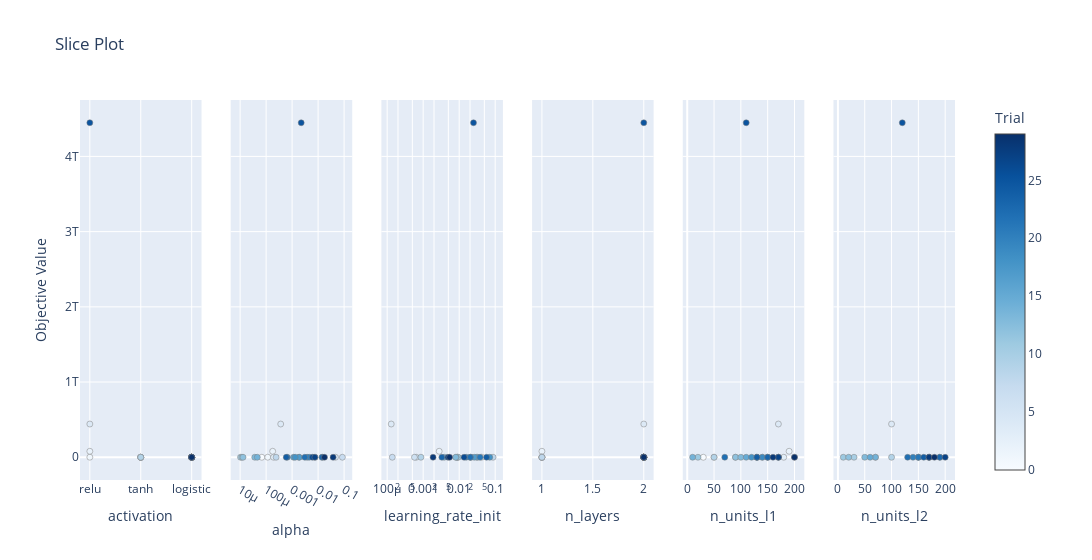

This figure's notebook cell:
### Code cell
optuna.visualization.plot_slice(study_mlp)

### Figure 1 — Plotly figure (JSON) as saved in the notebook; plotly's stock layout.template omitted (floating-point values rounded to 4 significant figures)
{"data": [{"marker": {"color": [0, 1, 2, 3, 4, 5, 6, 7, 8, 9, 10, 11, 12, 13, 14, 15, 16, 17, 18, 19, 20, 21, 22, 23, 24, 25, 26, 27, 28, 29], "colorbar": {"title": {"text": "Trial"}, "x": 1, "xpad": 40}, "colorscale": [[0, "rgb(247,251,255)"], [0.125, "rgb(222,235,247)"], [0.25, "rgb(198,219,239)"], [0.375, "rgb(158,202,225)"], [0.5, "rgb(107,174,214)"], [0.625, "rgb(66,146,198)"], [0.75, "rgb(33,113,181)"], [0.875, "rgb(8,81,156)"], [1, "rgb(8,48,107)"]], "line": {"color": "Grey", "width": 0.5}, "showscale": true}, "mode": "markers", "name": "Feasible Trial", "showlegend": false, "type": "scatter", "x": ["logistic", "relu", "relu", "tanh", "relu", "tanh", "tanh", "tanh", "tanh", "tanh", "logistic", "logistic", "logistic", "logistic", "logistic", "logistic", "logistic", "logistic", "logistic", "logistic", "logistic", "logistic", "logistic", "logistic", "logistic", "relu", "logistic", "logistic", "logistic", "logistic"], "xaxis": "x", "y": [91130.0, 639000000.0, 79490000000.0, 614100.0, 441700000000.0, 595200.0, 591700.0, 589800.0, 591700.0, 395900.0, 178200.0, 380100.0, 280100.0, 91570.0, 172100.0, 16060.0, 14790.0, 13340.0, 17480.0, 14700.0, 15330.0, 17200.0, 16870.0, 57070.0, 18420.0, 4448000000000.0, 13230.0, 27960.0, 138600.0, 24140.0], "yaxis": "y"}, {"marker": {"color": [0, 1, 2, 3, 4, 5, 6, 7, 8, 9, 10, 11, 12, 13, 14, 15, 16, 17, 18, 19, 20, 21, 22, 23, 24, 25, 26, 27, 28, 29], "colorbar": {"title": {"text": "Trial"}, "x": 1, "xpad": 40}, "colorscale": [[0, "rgb(247,251,255)"], [0.125, "rgb(222,235,247)"], [0.25, "rgb(198,219,239)"], [0.375, "rgb(158,202,225)"], [0.5, "rgb(107,174,214)"], [0.625, "rgb(66,146,198)"], [0.75, "rgb(33,113,181)"], [0.875, "rgb(8,81,156)"], [1, "rgb(8,48,107)"]], "line": {"color": "Grey", "width": 0.5}, "showscale": false}, "mode": "markers", "name": "Feasible Trial", "showlegend": false, "type": "scatter", "x": [6.842e-05, 0.0001155, 0.0001788, 0.0001927, 0.0003643, 0.04678, 0.007696, 0.08606, 0.0002422, 0.01439, 1.035e-05, 1.168e-05, 1.291e-05, 3.657e-05, 4.567e-05, 0.001844, 0.001136, 0.001876, 0.001313, 0.003773, 0.004536, 0.0006536, 0.003079, 0.01423, 0.0005949, 0.002236, 0.006034, 0.00751, 0.03771, 0.01764], "xaxis": "x2", "y": [91130.0, 639000000.0, 79490000000.0, 614100.0, 441700000000.0, 595200.0, 591700.0, 589800.0, 591700.0, 395900.0, 178200.0, 380100.0, 280100.0, 91570.0, 172100.0, 16060.0, 14790.0, 13340.0, 17480.0, 14700.0, 15330.0, 17200.0, 16870.0, 57070.0, 18420.0, 4448000000000.0, 13230.0, 27960.0, 138600.0, 24140.0], "yaxis": "y2"}, {"marker": {"color": [0, 1, 2, 3, 4, 5, 6, 7, 8, 9, 10, 11, 12, 13, 14, 15, 16, 17, 18, 19, 20, 21, 22, 23, 24, 25, 26, 27, 28, 29], "colorbar": {"title": {"text": "Trial"}, "x": 1, "xpad": 40}, "colorscale": [[0, "rgb(247,251,255)"], [0.125, "rgb(222,235,247)"], [0.25, "rgb(198,219,239)"], [0.375, "rgb(158,202,225)"], [0.5, "rgb(107,174,214)"], [0.625, "rgb(66,146,198)"], [0.75, "rgb(33,113,181)"], [0.875, "rgb(8,81,156)"], [1, "rgb(8,48,107)"]], "line": {"color": "Grey", "width": 0.5}, "showscale": false}, "mode": "markers", "name": "Feasible Trial", "showlegend": false, "type": "scatter", "x": [0.008851, 0.04227, 0.002784, 0.03267, 0.0001296, 0.0006399, 0.0005727, 0.0001388, 0.08747, 0.0008661, 0.009081, 0.009349, 0.008267, 0.008018, 0.003855, 0.02126, 0.03081, 0.02616, 0.07057, 0.02031, 0.01563, 0.03807, 0.02041, 0.003306, 0.05754, 0.02498, 0.01368, 0.004884, 0.001884, 0.005423], "xaxis": "x3", "y": [91130.0, 639000000.0, 79490000000.0, 614100.0, 441700000000.0, 595200.0, 591700.0, 589800.0, 591700.0, 395900.0, 178200.0, 380100.0, 280100.0, 91570.0, 172100.0, 16060.0, 14790.0, 13340.0, 17480.0, 14700.0, 15330.0, 17200.0, 16870.0, 57070.0, 18420.0, 4448000000000.0, 13230.0, 27960.0, 138600.0, 24140.0], "yaxis": "y3"}, {"marker": {"color": [0, 1, 2, 3, 4, 5, 6, 7, 8, 9, 10, 11, 12, 13, 14, 15, 16, 17, 18, 19, 20, 21, 22, 23, 24, 25, 26, 27, 28, 29], "colorbar": {"title": {"text": "Trial"}, "x": 1, "xpad": 40}, "colorscale": [[0, "rgb(247,251,255)"], [0.125, "rgb(222,235,247)"], [0.25, "rgb(198,219,239)"], [0.375, "rgb(158,202,225)"], [0.5, "rgb(107,174,214)"], [0.625, "rgb(66,146,198)"], [0.75, "rgb(33,113,181)"], [0.875, "rgb(8,81,156)"], [1, "rgb(8,48,107)"]], "line": {"color": "Grey", "width": 0.5}, "showscale": false}, "mode": "markers", "name": "Feasible Trial", "showlegend": false, "type": "scatter", "x": [2, 2, 1, 1, 2, 1, 1, 1, 1, 2, 2, 2, 2, 2, 2, 2, 2, 2, 2, 2, 2, 2, 2, 2, 2, 2, 2, 2, 2, 2], "xaxis": "x4", "y": [91130.0, 639000000.0, 79490000000.0, 614100.0, 441700000000.0, 595200.0, 591700.0, 589800.0, 591700.0, 395900.0, 178200.0, 380100.0, 280100.0, 91570.0, 172100.0, 16060.0, 14790.0, 13340.0, 17480.0, 14700.0, 15330.0, 17200.0, 16870.0, 57070.0, 18420.0, 4448000000000.0, 13230.0, 27960.0, 138600.0, 24140.0], "yaxis": "y4"}, {"marker": {"color": [0, 1, 2, 3, 4, 5, 6, 7, 8, 9, 10, 11, 12, 13, 14, 15, 16, 17, 18, 19, 20, 21, 22, 23, 24, 25, 26, 27, 28, 29], "colorbar": {"title": {"text": "Trial"}, "x": 1, "xpad": 40}, "colorscale": [[0, "rgb(247,251,255)"], [0.125, "rgb(222,235,247)"], [0.25, "rgb(198,219,239)"], [0.375, "rgb(158,202,225)"], [0.5, "rgb(107,174,214)"], [0.625, "rgb(66,146,198)"], [0.75, "rgb(33,113,181)"], [0.875, "rgb(8,81,156)"], [1, "rgb(8,48,107)"]], "line": {"color": "Grey", "width": 0.5}, "showscale": false}, "mode": "markers", "name": "Feasible Trial", "showlegend": false, "type": "scatter", "x": [30, 50, 190, 180, 170, 140, 170, 200, 150, 50, 90, 20, 90, 100, 10, 110, 130, 130, 120, 140, 150, 130, 70, 150, 130, 110, 170, 170, 160, 200], "xaxis": "x5", "y": [91130.0, 639000000.0, 79490000000.0, 614100.0, 441700000000.0, 595200.0, 591700.0, 589800.0, 591700.0, 395900.0, 178200.0, 380100.0, 280100.0, 91570.0, 172100.0, 16060.0, 14790.0, 13340.0, 17480.0, 14700.0, 15330.0, 17200.0, 16870.0, 57070.0, 18420.0, 4448000000000.0, 13230.0, 27960.0, 138600.0, 24140.0], "yaxis": "y5"}, {"marker": {"color": [0, 1, 4, 9, 10, 11, 12, 13, 14, 15, 16, 17, 18, 19, 20, 21, 22, 23, 24, 25, 26, 27, 28, 29], "colorbar": {"title": {"text": "Trial"}, "x": 1, "xpad": 40}, "colorscale": [[0, "rgb(247,251,255)"], [0.125, "rgb(222,235,247)"], [0.25, "rgb(198,219,239)"], [0.375, "rgb(158,202,225)"], [0.5, "rgb(107,174,214)"], [0.625, "rgb(66,146,198)"], [0.75, "rgb(33,113,181)"], [0.875, "rgb(8,81,156)"], [1, "rgb(8,48,107)"]], "line": {"color": "Grey", "width": 0.5}, "showscale": false}, "mode": "markers", "name": "Feasible Trial", "showlegend": false, "type": "scatter", "x": [70, 170, 100, 100, 30, 10, 20, 50, 70, 60, 150, 170, 190, 150, 140, 150, 130, 190, 160, 120, 170, 200, 170, 180], "xaxis": "x6", "y": [91130.0, 639000000.0, 441700000000.0, 395900.0, 178200.0, 380100.0, 280100.0, 91570.0, 172100.0, 16060.0, 14790.0, 13340.0, 17480.0, 14700.0, 15330.0, 17200.0, 16870.0, 57070.0, 18420.0, 4448000000000.0, 13230.0, 27960.0, 138600.0, 24140.0], "yaxis": "y6"}], "layout": {"title": {"text": "Slice Plot"}, "width": 1800, "xaxis": {"anchor": "y", "categoryarray": ["relu", "tanh", "logistic"], "categoryorder": "array", "domain": [0, 0.1389], "title": {"text": "activation"}, "type": "category"}, "xaxis2": {"anchor": "y2", "domain": [0.1722, 0.3111], "title": {"text": "alpha"}, "type": "log"}, "xaxis3": {"anchor": "y3", "domain": [0.3444, 0.4833], "title": {"text": "learning_rate_init"}, "type": "log"}, "xaxis4": {"anchor": "y4", "domain": [0.5167, 0.6556], "title": {"text": "n_layers"}}, "xaxis5": {"anchor": "y5", "domain": [0.6889, 0.8278], "title": {"text": "n_units_l1"}}, "xaxis6": {"anchor": "y6", "domain": [0.8611, 1], "title": {"text": "n_units_l2"}}, "yaxis": {"anchor": "x", "domain": [0, 1], "title": {"text": "Objective Value"}}, "yaxis2": {"anchor": "x2", "domain": [0, 1], "matches": "y", "showticklabels": false}, "yaxis3": {"anchor": "x3", "domain": [0, 1], "matches": "y", "showticklabels": false}, "yaxis4": {"anchor": "x4", "domain": [0, 1], "matches": "y", "showticklabels": false}, "yaxis5": {"anchor": "x5", "domain": [0, 1], "matches": "y", "showticklabels": false}, "yaxis6": {"anchor": "x6", "domain": [0, 1], "matches": "y", "showticklabels": false}}}
